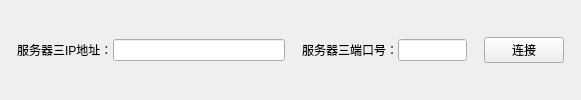
      <widget class="QWidget" name="ui_lamp_serverinfo_widget_27" native="true">
       <layout class="QHBoxLayout" name="horizontalLayout_36" stretch="1,2,10,1,2,4,1,4,1">
        <property name="spacing">
         <number>0</number>
        </property>
        <property name="leftMargin">
         <number>0</number>
        </property>
        <property name="topMargin">
         <number>0</number>
        </property>
        <property name="rightMargin">
         <number>0</number>
        </property>
        <property name="bottomMargin">
         <number>0</number>
        </property>
        <item>
         <spacer name="horizontalSpacer_139">
          <property name="orientation">
           <enum>Qt::Horizontal</enum>
          </property>
          <property name="sizeHint" stdset="0">
           <size>
            <width>18</width>
            <height>20</height>
           </size>
          </property>
         </spacer>
        </item>
        <item>
         <widget class="QLabel" name="label_69">
          <property name="text">
           <string>服务器三IP地址：</string>
          </property>
         </widget>
        </item>
        <item>
         <widget class="QLineEdit" name="ui_lamp_server_ip3_3"/>
        </item>
        <item>
         <spacer name="horizontalSpacer_140">
          <property name="orientation">
           <enum>Qt::Horizontal</enum>
          </property>
          <property name="sizeHint" stdset="0">
           <size>
            <width>18</width>
            <height>20</height>
           </size>
          </property>
         </spacer>
        </item>
        <item>
         <widget class="QLabel" name="label_70">
          <property name="text">
           <string>服务器三端口号：</string>
          </property>
         </widget>
        </item>
        <item>
         <widget class="QLineEdit" name="ui_lamp_server_port3_3"/>
        </item>
        <item>
         <spacer name="horizontalSpacer_141">
          <property name="orientation">
           <enum>Qt::Horizontal</enum>
          </property>
          <property name="sizeHint" stdset="0">
           <size>
            <width>17</width>
            <height>20</height>
           </size>
          </property>
         </spacer>
        </item>
        <item>
         <widget class="QPushButton" name="ui_lamp_connect_btn3_3">
          <property name="text">
           <string>连接</string>
          </property>
         </widget>
        </item>
        <item>
         <spacer name="horizontalSpacer_142">
          <property name="orientation">
           <enum>Qt::Horizontal</enum>
          </property>
          <property name="sizeHint" stdset="0">
           <size>
            <width>40</width>
            <height>20</height>
           </size>
          </property>
         </spacer>
        </item>
       </layout>
      </widget>
